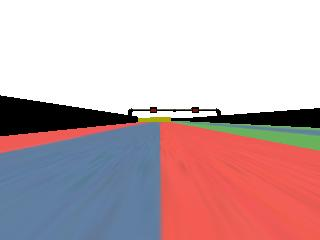
#> input picture img/eagle_2018_09_02_18_02_37_526.jpg, 320 x 240 px, found by its file name
$ python utils.py
#> lines starting #> are read from the running program, lines starting #| are printed output that depends on the picture
# -*- coding:utf-8 -*-
import cv2, os
import numpy as np
import matplotlib.pyplot as plt
from PIL import Image

def rad2deg(radian):
    '''
    :param radian: 弧度
    :return: 角度
    '''
    return radian / np.pi * 180.0

def deg2rad(degree):
    '''
    :param degree: 角度
    :return: 弧度
    '''
    return degree/180.0 * np.pi

def crop_image(img):
    bottom_half_ratios = (0.55, 1.0)

    bottom_half_slice = slice(*(int(x * img.shape[0]) for x in bottom_half_ratios)) #slice(132,240,None)
    print(bottom_half_slice)
    bottom_half = img[bottom_half_slice, :, :]


def bgr2rgb(img):
    rgb_img = cv2.cvtColor(img, cv2.COLOR_BGR2RGB)
    return rgb_img

def preprocess(image):
    '''
    Combine all preprocess functions into one
    :param img: current processed image
    :return: image that processed
    '''
    image = crop_image(image)
    # image = resize(image)
    # image = rgb2yuv(image)
    return image

if __name__ == '__main__':
    imgpath='D:\F_Section\My Project\IntelligentCar\TrendFormula\Demo1\img\eagle_2018_09_02_18_02_37_526.jpg'
    img = Image.open(imgpath)  # 打开图片
#> img is the input picture: PIL image 320x240 RGB; mean R, G, B 196.7, 169.8, 173.7
    #img.show()
    img = np.asarray(img) #一个矩阵 img.shape=(240,320,3) RGB


    img2 = img[slice(132,240,None),:,:]
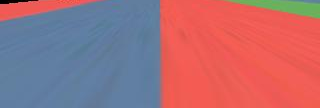
#> img2: shape (108, 320, 3); mean R, G, B 168.1, 109.8, 120.1
    print(img2.shape)
#| (108, 320, 3)
    # [9 lines of commented-out code are left out]
    fig = plt.figure()
    plt.subplot(121)
    plt.imshow(img)
    plt.subplot(122)
    plt.imshow(img2)
    plt.show()
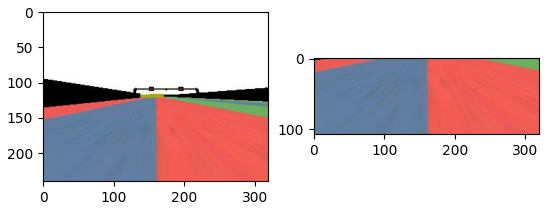
#> figure drawn by matplotlib, 2 panels
